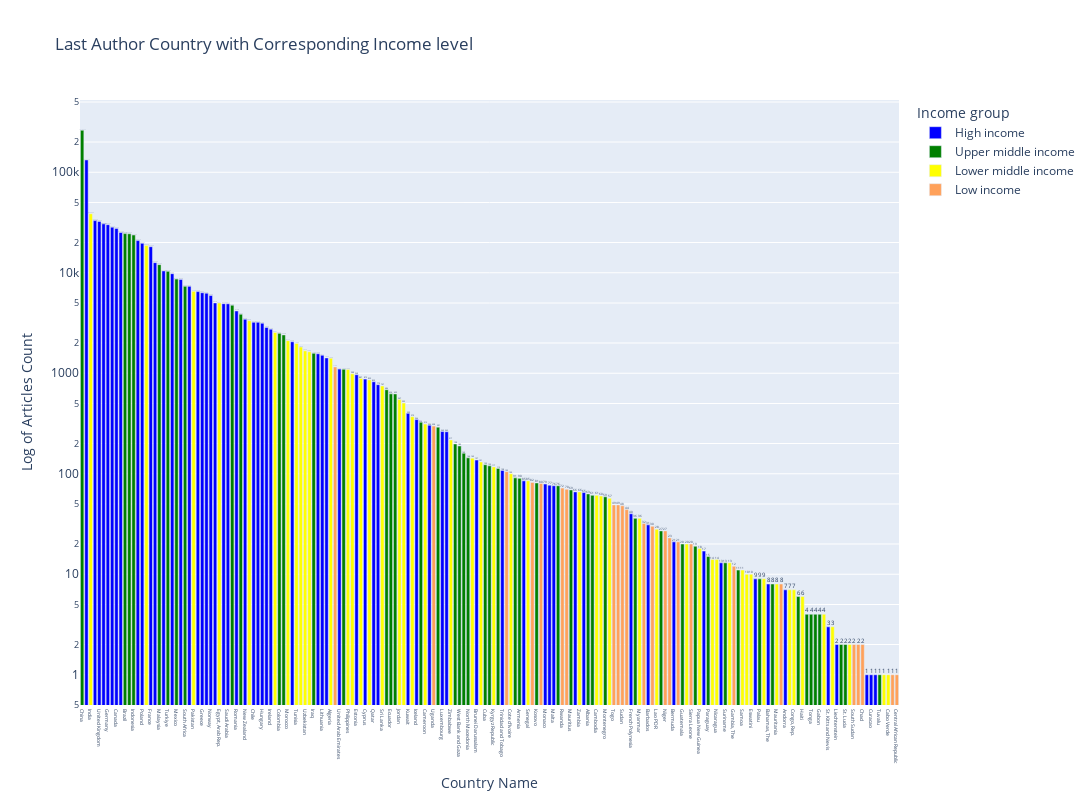

Notebook code for this chart:
### Markdown cell above
# Visualization-2 (Last Author Country with Corresponding Income level)

### Code cell
import plotly.express as px
fig=px.bar(last_author_ctry_data, x='Country Name', y='Articles Count', color='Income group', log_y=True, color_discrete_map={
                'High income': 'blue',
                'Upper middle income' : 'green',
                'Lower middle income': 'yellow',
                'Low Income' : 'red'},
           labels={"Articles Count": "Log of Articles Count"},
           title='Last Author Country with Corresponding Income level',
               category_orders={'Income group':['High income', 'Upper middle income', 'Lower middle income','Low Income']}, width=1500, height=800, text_auto=True)
fig.update_layout(xaxis_categoryorder = 'total descending')
fig.update_layout(
xaxis = dict(
tickfont = dict(size=5)))
fig.update_traces(cliponaxis=False)
'''
fig.update_layout(color_discrete_map={
                'High income': 'blue',
                'Upper middle income' : 'green',
                'Lower middle income': 'yellow',
                'Low Income' : 'red'})
'''
#fig.write_html("/Users/prathimagodha/Desktop/plot1.html")
fig.show()

### Figure 1 — Plotly figure (JSON) as saved in the notebook; plotly's stock layout.template omitted (floating-point values rounded to 4 significant figures)
{"data": [{"alignmentgroup": "True", "cliponaxis": false, "hovertemplate": "Income group=High income<br>Country Name=%{x}<br>Log of Articles Count=%{y}<extra></extra>", "legendgroup": "High income", "marker": {"color": "blue", "pattern": {"shape": ""}}, "name": "High income", "offsetgroup": "High income", "orientation": "v", "showlegend": true, "textposition": "auto", "texttemplate": "%{y}", "type": "bar", "x": ["United States", "Spain", "United Kingdom", "Italy", "Germany", "Australia", "Canada", "Korea, Rep.", "Japan", "Poland", "France", "Netherlands", "Sweden", "Portugal", "Switzerland", "Belgium", "Denmark", "Greece", "Finland", "Norway", "Austria", "Czechia", "Saudi Arabia", "Romania", "New Zealand", "Chile", "Singapore", "Hungary", "Israel", "Ireland", "Slovak Republic", "Slovenia", "Lithuania", "Croatia", "United Arab Emirates", "Estonia", "Cyprus", "Qatar", "Oman", "Kuwait", "Iceland", "Latvia", "Luxembourg", "Uruguay", "Brunei Darussalam", "Trinidad and Tobago", "Panama", "Monaco", "Bahrain", "Malta", "Greenland", "New Caledonia", "French Polynesia", "Barbados", "Bermuda", "Seychelles", "Guyana", "Faroe Islands", "Bahamas, The", "Andorra", "St. Kitts and Nevis", "Liechtenstein", "Isle of Man", "Curacao", "San Marino"], "xaxis": "x", "y": [132677, 33032, 32439, 30663, 30094, 28444, 27646, 25173, 20901, 19625, 18169, 12608, 10436, 9790, 8564, 7323, 6494, 6327, 6264, 5934, 5013, 4924, 4911, 4168, 3448, 3218, 3216, 3144, 2859, 2744, 2058, 1563, 1511, 1422, 1100, 968, 875, 823, 770, 399, 346, 304, 263, 262, 137, 108, 85, 79, 77, 76, 66, 65, 40, 31, 21, 17, 13, 9, 8, 7, 3, 2, 1, 1, 1], "yaxis": "y"}, {"alignmentgroup": "True", "cliponaxis": false, "hovertemplate": "Income group=Upper middle income<br>Country Name=%{x}<br>Log of Articles Count=%{y}<extra></extra>", "legendgroup": "Upper middle income", "marker": {"color": "green", "pattern": {"shape": ""}}, "name": "Upper middle income", "offsetgroup": "Upper middle income", "orientation": "v", "showlegend": true, "textposition": "auto", "texttemplate": "%{y}", "type": "bar", "x": ["China", "Brazil", "Russian Federation", "Indonesia", "Malaysia", "Turkiye", "Mexico", "South Africa", "Thailand", "Argentina", "Colombia", "Serbia", "Iraq", "Kazakhstan", "Peru", "Ecuador", "Bulgaria", "Costa Rica", "Georgia", "Belarus", "West Bank and Gaza", "Botswana", "North Macedonia", "Cuba", "Azerbaijan", "Bosnia and Herzegovina", "Fiji", "Armenia", "Kosovo", "Namibia", "Mauritius", "Albania", "Moldova", "Montenegro", "Jamaica", "Libya", "Guatemala", "Turkmenistan", "Paraguay", "Suriname", "Maldives", "Palau", "Dominican Republic", "Grenada", "Belize", "Tonga", "El Salvador", "Gabon", "St. Vincent and the Grenadines", "St. Lucia", "Tuvalu"], "xaxis": "x", "y": [261895, 24530, 24432, 23765, 12048, 10328, 8649, 7332, 4759, 3867, 2495, 2408, 1580, 1096, 686, 624, 623, 326, 291, 198, 189, 160, 144, 123, 120, 113, 91, 90, 81, 76, 69, 63, 61, 59, 36, 27, 20, 19, 15, 13, 11, 9, 8, 6, 4, 4, 4, 4, 2, 2, 1], "yaxis": "y"}, {"alignmentgroup": "True", "cliponaxis": false, "hovertemplate": "Income group=Lower middle income<br>Country Name=%{x}<br>Log of Articles Count=%{y}<extra></extra>", "legendgroup": "Lower middle income", "marker": {"color": "yellow", "pattern": {"shape": ""}}, "name": "Lower middle income", "offsetgroup": "Lower middle income", "orientation": "v", "showlegend": true, "textposition": "auto", "texttemplate": "%{y}", "type": "bar", "x": ["India", "Iran, Islamic Rep.", "Pakistan", "Egypt, Arab Rep.", "Nigeria", "Vietnam", "Morocco", "Tunisia", "Bangladesh", "Uzbekistan", "Ukraine", "Algeria", "Philippines", "Ghana", "Nepal", "Kenya", "Sri Lanka", "Jordan", "Lebanon", "Tanzania", "Cameroon", "Zimbabwe", "Benin", "Mongolia", "Kyrgyz Republic", "Cote d'Ivoire", "Senegal", "Zambia", "Cambodia", "Bolivia", "Tajikistan", "Myanmar", "Lao PDR", "Bhutan", "Papua New Guinea", "Lesotho", "Nicaragua", "Honduras", "Samoa", "Vanuatu", "Eswatini", "Djibouti", "Mauritania", "Micronesia, Fed. Sts.", "Congo, Rep.", "Haiti", "Angola", "Timor-Leste", "Solomon Islands", "Sao Tome and Principe", "Cabo Verde"], "xaxis": "x", "y": [38635, 18636, 6534, 5001, 3329, 2551, 2111, 1980, 1822, 1672, 1635, 1409, 1092, 988, 887, 859, 747, 547, 505, 370, 312, 217, 143, 131, 117, 100, 85, 66, 61, 60, 57, 36, 28, 20, 18, 14, 14, 13, 11, 10, 10, 9, 8, 7, 7, 6, 4, 3, 2, 1, 1], "yaxis": "y"}, {"alignmentgroup": "True", "cliponaxis": false, "hovertemplate": "Income group=Low income<br>Country Name=%{x}<br>Log of Articles Count=%{y}<extra></extra>", "legendgroup": "Low income", "marker": {"color": "#FFA15A", "pattern": {"shape": ""}}, "name": "Low income", "offsetgroup": "Low income", "orientation": "v", "showlegend": true, "textposition": "auto", "texttemplate": "%{y}", "type": "bar", "x": ["Ethiopia", "Uganda", "Syrian Arab Republic", "Malawi", "Burkina Faso", "Rwanda", "Congo, Dem. Rep.", "Togo", "Mozambique", "Sudan", "Mali", "Yemen, Rep.", "Madagascar", "Niger", "Burundi", "Afghanistan", "Sierra Leone", "Gambia, The", "Somalia", "South Sudan", "Liberia", "Chad", "Guinea-Bissau", "Central African Republic"], "xaxis": "x", "y": [1156, 298, 105, 82, 80, 72, 70, 49, 49, 48, 44, 32, 30, 27, 23, 21, 20, 12, 8, 2, 2, 2, 1, 1], "yaxis": "y"}], "layout": {"barmode": "relative", "height": 800, "legend": {"title": {"text": "Income group"}, "tracegroupgap": 0}, "title": {"text": "Last Author Country with Corresponding Income level"}, "width": 1500, "xaxis": {"anchor": "y", "categoryorder": "total descending", "domain": [0, 1], "tickfont": {"size": 5}, "title": {"text": "Country Name"}}, "yaxis": {"anchor": "x", "domain": [0, 1], "title": {"text": "Log of Articles Count"}, "type": "log"}}}
